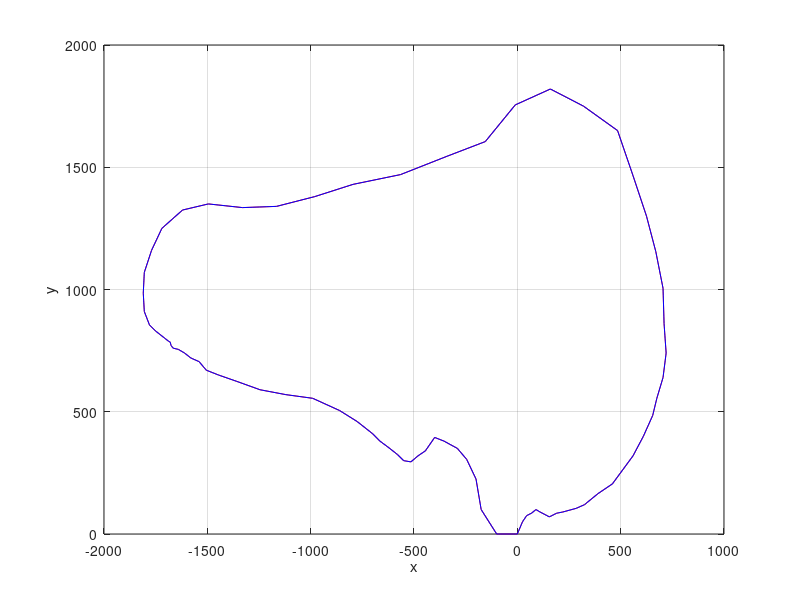

Source code (MATLAB):
pos = [
0 0 0;
1 25 50;
2 45 75;
3 70 86;
4 90 100;
5 110 90;
6 155 70;
7 190 85;
8 220 90;
9 285 105
10 325 120;
11 390 165;
12 460 205;
13 560 320;
14 610 400;
15 655 485;
16 675 555;
17 705 640;
18 720 740;
19 710 860;
20 705 1005;
21 670 1155;
22 625 1300;
23 560 1465;
24 485 1650;
25 320 1750;
26 160 1820;
27 -10 1755;
28 -155 1605;
29 -340 1545;
30 -565 1470;
31 -795 1430;
32 -980 1380;
33 -1165 1340;
34 -1330 1335;
35 -1495 1350;
36 -1620 1325;
37 -1720 1250;
38 -1770 1160;
39 -1805 1070;
40 -1810 985;
41 -1805 910;
42 -1780 855;
43 -1750 830;
44 -1720 810;
45 -1705 800;
46 -1690 790;
47 -1680 785;
48 -1675 770;
49 -1665 760;
50 -1640 755;
51 -1610 740;
52 -1580 720;
53 -1540 705;
54 -1505 670;
55 -1445 650;
56 -1360 625;
57 -1245 590;
58 -1120 570;
59 -990 555;
60 -860 505;
61 -775 460;
62 -700 410;
63 -665 380;
64 -625 355;
65 -580 325;
66 -550 300;
67 -515 295;
68 -480 320;
69 -445 340;
70 -400 395;
71 -355 380;
72 -290 350;
73 -245 305;
74 -200 225;
75 -175 100;
76 -100 0;
77 0 0;
];

traj_x_LI = [];
traj_y_LI = [];
len = 0;
for i = 1:77
    t0 = pos(i,1);
    t1 = pos(i+1,1);
    x0 = pos(i,2);
    x1 = pos(i+1,2);
    y0 = pos(i,3);
    y1 = pos(i+1,3);
    traj_x_LI(end+1) = x0;
    traj_y_LI(end+1) = y0;
    slip = (t1 - t0) / 10;
    delta_t = t1 - t0;
    for t = (t0+slip):slip:(t1-slip)
        traj_x_LI(end+1) = x0 + (x1 - x0) * (t - t0) / (t1 - t0);
        traj_y_LI(end+1) = y0 + (y1 - y0) * (t - t0) / (t1 - t0);
    end
end
traj_x_LI(end+1) = 0;
traj_y_LI(end+1) = 0;

num = length(traj_x_LI); %should be 771
for i = 1:(num-1)
    len  = len + sqrt((traj_x_LI(i+1)-traj_x_LI(i))^2 + (traj_y_LI(i+1)-traj_y_LI(i))^2);
end

plot(traj_x_LI, traj_y_LI, 'r', pos(:,2), pos(:,3), 'b');
ylabel('y');
xlabel('x');
grid on;
